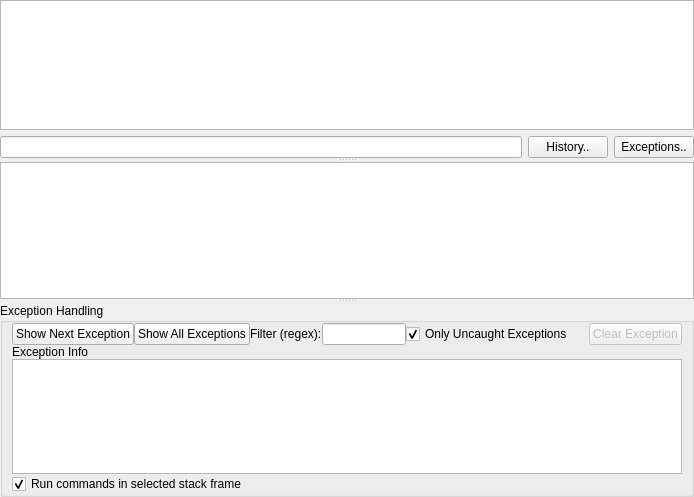
<?xml version="1.0" encoding="UTF-8"?>
<ui version="4.0">
    <class>Form</class>
    <widget class="QWidget" name="Form">
        <property name="geometry">
            <rect>
                <x>0</x>
                <y>0</y>
                <width>694</width>
                <height>497</height>
            </rect>
        </property>
        <property name="windowTitle">
            <string>Console</string>
        </property>
        <layout class="QGridLayout" name="gridLayout">
            <property name="margin">
                <number>0</number>
            </property>
            <property name="spacing">
                <number>0</number>
            </property>
            <item row="0" column="0">
                <widget class="QSplitter" name="splitter">
                    <property name="orientation">
                        <enum>Qt::Vertical</enum>
                    </property>
                    <widget class="QWidget" name="layoutWidget">
                        <layout class="QVBoxLayout" name="verticalLayout">
                            <item>
                                <widget class="QPlainTextEdit" name="output">
                                    <property name="font">
                                        <font>
                                            <family>Monospace</family>
                                        </font>
                                    </property>
                                    <property name="readOnly">
                                        <bool>true</bool>
                                    </property>
                                </widget>
                            </item>
                            <item>
                                <layout class="QHBoxLayout" name="horizontalLayout">
                                    <item>
                                        <widget class="CmdInput" name="input"/>
                                    </item>
                                    <item>
                                        <widget class="QPushButton" name="historyBtn">
                                            <property name="text">
                                                <string>History..</string>
                                            </property>
                                            <property name="checkable">
                                                <bool>true</bool>
                                            </property>
                                        </widget>
                                    </item>
                                    <item>
                                        <widget class="QPushButton" name="exceptionBtn">
                                            <property name="text">
                                                <string>Exceptions..</string>
                                            </property>
                                            <property name="checkable">
                                                <bool>true</bool>
                                            </property>
                                        </widget>
                                    </item>
                                </layout>
                            </item>
                        </layout>
                    </widget>
                    <widget class="QListWidget" name="historyList">
                        <property name="font">
                            <font>
                                <family>Monospace</family>
                            </font>
                        </property>
                    </widget>
                    <widget class="QGroupBox" name="exceptionGroup">
                        <property name="title">
                            <string>Exception Handling</string>
                        </property>
                        <layout class="QGridLayout" name="gridLayout_2">
                            <property name="topMargin">
                                <number>0</number>
                            </property>
                            <property name="bottomMargin">
                                <number>0</number>
                            </property>
                            <property name="spacing">
                                <number>0</number>
                            </property>
                            <item row="0" column="6">
                                <widget class="QPushButton" name="clearExceptionBtn">
                                    <property name="enabled">
                                        <bool>false</bool>
                                    </property>
                                    <property name="text">
                                        <string>Clear Exception</string>
                                    </property>
                                </widget>
                            </item>
                            <item row="0" column="1">
                                <widget class="QPushButton" name="catchAllExceptionsBtn">
                                    <property name="text">
                                        <string>Show All Exceptions</string>
                                    </property>
                                    <property name="checkable">
                                        <bool>true</bool>
                                    </property>
                                </widget>
                            </item>
                            <item row="0" column="0">
                                <widget class="QPushButton" name="catchNextExceptionBtn">
                                    <property name="text">
                                        <string>Show Next Exception</string>
                                    </property>
                                    <property name="checkable">
                                        <bool>true</bool>
                                    </property>
                                </widget>
                            </item>
                            <item row="0" column="4">
                                <widget class="QCheckBox" name="onlyUncaughtCheck">
                                    <property name="text">
                                        <string>Only Uncaught Exceptions</string>
                                    </property>
                                    <property name="checked">
                                        <bool>true</bool>
                                    </property>
                                </widget>
                            </item>
                            <item row="2" column="0" colspan="7">
                                <widget class="QListWidget" name="exceptionStackList">
                                    <property name="alternatingRowColors">
                                        <bool>true</bool>
                                    </property>
                                </widget>
                            </item>
                            <item row="3" column="0" colspan="7">
                                <widget class="QCheckBox" name="runSelectedFrameCheck">
                                    <property name="text">
                                        <string>Run commands in selected stack frame</string>
                                    </property>
                                    <property name="checked">
                                        <bool>true</bool>
                                    </property>
                                </widget>
                            </item>
                            <item row="1" column="0" colspan="7">
                                <widget class="QLabel" name="exceptionInfoLabel">
                                    <property name="text">
                                        <string>Exception Info</string>
                                    </property>
                                </widget>
                            </item>
                            <item row="0" column="5">
                                <spacer name="horizontalSpacer">
                                    <property name="orientation">
                                        <enum>Qt::Horizontal</enum>
                                    </property>
                                    <property name="sizeHint" stdset="0">
                                        <size>
                                            <width>40</width>
                                            <height>20</height>
                                        </size>
                                    </property>
                                </spacer>
                            </item>
                            <item row="0" column="2">
                                <widget class="QLabel" name="label">
                                    <property name="text">
                                        <string>Filter (regex):</string>
                                    </property>
                                </widget>
                            </item>
                            <item row="0" column="3">
                                <widget class="QLineEdit" name="filterText"/>
                            </item>
                        </layout>
                    </widget>
                </widget>
            </item>
        </layout>
    </widget>
    <customwidgets>
        <customwidget>
            <class>CmdInput</class>
            <extends>QLineEdit</extends>
            <header>.CmdInput</header>
        </customwidget>
    </customwidgets>
    <resources/>
    <connections/>
</ui>
